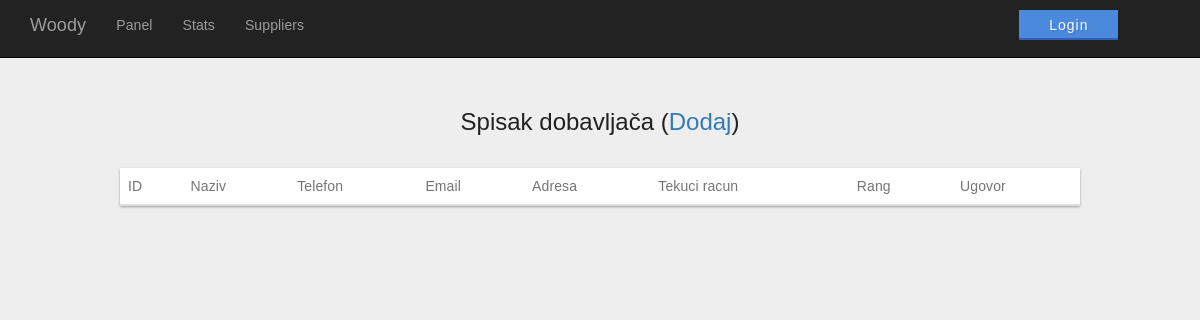
/managerSuppliers.php, run on an earlier commit of the app's database.
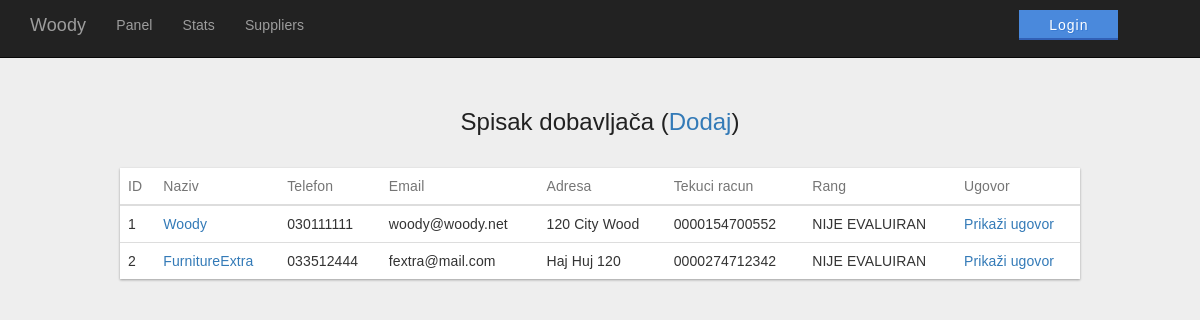
And on a later commit of the database.
### tables this page shows
CREATE TABLE IF NOT EXISTS `ugovor` (
  `UgovorID` int(11) NOT NULL AUTO_INCREMENT,
  `DobavljacID` int(11) NOT NULL,
  `Path` varchar(255) NOT NULL,
  PRIMARY KEY (`UgovorID`),
  UNIQUE KEY `Path` (`Path`),
  KEY `DobavljacID` (`DobavljacID`)
);

CREATE TABLE IF NOT EXISTS `dobavljac` (
  `DobavljacID` int(11) NOT NULL AUTO_INCREMENT,
  `Naziv` varchar(100) NOT NULL,
  `Telefon` varchar(20) NOT NULL,
  `Email` varchar(100) NOT NULL,
  `Adresa` varchar(100) NOT NULL,
  `TekuciRacun` varchar(100) NOT NULL,
  `Opis` text NOT NULL,
  `Ocjena` decimal(10,0) NOT NULL,
  PRIMARY KEY (`DobavljacID`)
);

### managerSuppliers.php (the view, shortened to what this page needs)
<!DOCTYPE html>
<html lang="en">
<head>
    <link href="css/managerPanel.css" rel="stylesheet">
    <link href="css/bootstrap.min.css" rel="stylesheet">
    <link href="css/heroic-features.css" rel="stylesheet">
    <link rel="stylesheet" href="css/login.css">
  </head>
<body>
  <nav class="navbar navbar-inverse navbar-fixed-top" role="navigation">
      <div class="container">
          <div class="navbar-header">
              <a class="navbar-brand" href="#">Woody</a>
          </div>
          <div class="collapse navbar-collapse" id="bs-example-navbar-collapse-1">
              <ul class="nav navbar-nav">
                  <li>
                      <a href="managerPanel.php">Panel</a>
                  </li>
                  <li>
                      <a href="managerStats.php">Stats</a>
                  </li>
                  <li>
                      <a href="managerSuppliers.php">Suppliers</a>
                  </li>
                    <?php if (isset($_SESSION['username'])) { ?>
                    <li>
                        <div id="dummyy"></div>
                    </li>
                    <li>
                      <p id="welcomeuser">Welcome back, <?= $_SESSION['username']; ?>!</p><br>
                    </li>
                    <li>
                      <button type="button" class="buttonBluee"  onclick="location.href = 'logout.php';">Logout</button>
                    </li>
                    <?php } else { ?>
                    <li>
                        <div class="dummy"></div>
                    </li>
                    <li>
                      <button type="button" class="buttonBluee"  onclick="location.href = 'login.php';">Login</button>
                    </li>
                    <?php } ?>
              </ul>
          </div>
      </div>
  </nav>
<?php
  $db = InitBase();
  $statement = $db->prepare("SELECT a.DobavljacID, a.Naziv, a.Telefon, a.Email, a.Adresa, a.TekuciRacun, a.Ocjena, b.Path FROM dobavljac a,
  ugovor b WHERE a.DobavljacID = b.DobavljacID");
  $statement->execute();
 ?>
<div id="demo">
  <h1>Spisak dobavljača (<a href="addSupplier.php">Dodaj</a>)</h1>
  <br>
  <div class="table-responsive-vertical shadow-z-1">
  <table id="table" class="table table-hover table-mc-light-blue">
      <thead>
        <tr>
          <th>ID</th>
          <th>Naziv</th>
          <th>Telefon</th>
          <th>Email</th>
          <th>Adresa</th>
          <th>Tekuci racun</th>
          <th>Rang</th>
          <th>Ugovor</th>
        </tr>
      </thead>
      <tbody>
        <?php
          $rang = "";
          while ($u = $statement->fetch(PDO::FETCH_ASSOC))
          {
            if ($u["Ocjena"]<=3 && $u["Ocjena"]>=1)
              $rang = "USLOVNI DOBAVLJAČ";
            else if ($u["Ocjena"]<=7 && $u["Ocjena"]>=4)
              $rang = "APPROVED DOBAVLJAČ";
            else if ($u["Ocjena"]<=10 && $u["Ocjena"]>=8)
              $rang = "POUZDAN DOBAVLJAČ";
            else
              $rang = "NIJE EVALUIRAN";
        ?>
              <tr>
                <td data-title="ID"><?php echo $u["DobavljacID"]?></td>
                <?php
                print '<td data-title="Naziv"><a href="evaluateSupplier.php?suppId='.urldecode($u["DobavljacID"]).'&suppName='.urldecode($u["Naziv"]).'">'.$u["Naziv"].'</a></td>'
                ?>
                <td data-title="Telefon"><?php echo $u["Telefon"]?></td>
                <td data-title="Email"><?php echo $u["Email"]?></td>
                <td data-title="Adresa"><?php echo $u["Adresa"]?></td>
                <td data-title="TekuciRacun"><?php echo $u["TekuciRacun"]?></td>
                <td data-title="Rang"><?php echo $rang?></td>
                <td data-title="Ugovor"><a href='<?php echo $u["Path"];?>' target='_blank'>Prikaži ugovor</a></td>
              </tr>
        <?php
          }
        ?>
      </tbody>
    </table>
  </div>
</div>
</body>
</html>

### css/managerPanel.css (style rules this page uses)
*, *:after, *:before { -webkit-box-sizing: border-box; -moz-box-sizing: border-box; box-sizing: border-box; }
html, body { position: relative; min-height: 100%; height: 100%; }
html { position: relative; overflow-x: hidden; margin: 16px; padding: 0; min-height: 100%; font-size: 62.5%; }
body { font-family: 'RobotoDraft', 'Roboto', 'Helvetica Neue, Helvetica, Arial', sans-serif; font-style: normal; font-weight: 300; font-size: 1.4rem; line-height: 2rem; letter-spacing: 0.01rem; color: #212121; background-color: #f5f5f5; -webkit-font-smoothing: antialiased; -moz-osx-font-smoothing: grayscale; text-rendering: optimizeLegibility; }
#demo { margin: 20px auto; max-width: 960px; }
#demo h1 { font-size: 2.4rem; line-height: 3.2rem; letter-spacing: 0; font-weight: 300; color: #212121; text-transform: inherit; margin-bottom: 1rem; text-align: center; }
.shadow-z-1 { -webkit-box-shadow: 0 1px 3px 0 rgba(0, 0, 0, 0.12), 0 1px 2px 0 rgba(0, 0, 0, 0.24); -moz-box-shadow: 0 1px 3px 0 rgba(0, 0, 0, 0.12), 0 1px 2px 0 rgba(0, 0, 0, 0.24); box-shadow: 0 1px 3px 0 rgba(0, 0, 0, 0.12), 0 1px 2px 0 rgba(0, 0, 0, 0.24); }
.table { width: 100%; max-width: 100%; margin-bottom: 2rem; background-color: #fff; }
.table > thead > tr, .table > tbody > tr, .table > tfoot > tr { -webkit-transition: all 0.3s ease; -o-transition: all 0.3s ease; transition: all 0.3s ease; }
.table > thead > tr > th, .table > tbody > tr > th, .table > tfoot > tr > th, .table > thead > tr > td, .table > tbody > tr > td, .table > tfoot > tr > td { text-align: left; padding: 1.6rem; vertical-align: top; border-top: 0; -webkit-transition: all 0.3s ease; -o-transition: all 0.3s ease; transition: all 0.3s ease; }
.table > thead > tr > th { font-weight: 400; color: #757575; vertical-align: bottom; border-bottom: 1px solid rgba(0, 0, 0, 0.12); }
.table > caption + thead > tr:first-child > th, .table > colgroup + thead > tr:first-child > th, .table > thead:first-child > tr:first-child > th, .table > caption + thead > tr:first-child > td, .table > colgroup + thead > tr:first-child > td, .table > thead:first-child > tr:first-child > td { border-top: 0; }

### css/heroic-features.css (style rules this page uses)
body { padding-top: 70px; }

### css/login.css (style rules this page uses)
* { box-sizing:border-box; }
body { font-family: Helvetica; background: #eee; -webkit-font-smoothing: antialiased; }
h1, h3 { font-weight: 300; }
h1 { color: #636363; }
.dummy { background: transparent; border: 0; margin: .6em 0 1em 0; position: relative; display: inline-block; height: 30px; width: 700px; padding: 5px 30px; }
.buttonBluee { background: #4a89dc; border: 0; -webkit-font-smoothing: antialiased; border-bottom: 2px solid #3160B6; text-align: center; letter-spacing: 1px; vertical-align: middle; color: #fff; margin: .7em 0 1em 0; text-shadow: 1px 1px 0 rgba(39, 110, 204, .5); position: relative; display: inline-block; font-size: 14px; line-height: 20px; height: 30px; width: 100%; padding: 5px 30px; }

What changed in the data, as far as the page shows it:
added ugovor: DobavljacID.DobavljacID "1", DobavljacID.Naziv "Woody", DobavljacID.Telefon "030111111", DobavljacID.Email "woody@woody.net", DobavljacID.Adresa "120 City Wood", DobavljacID.TekuciRacun "0000154700552", DobavljacID.Ocjena "NIJE EVALUIRAN"
added ugovor: DobavljacID.DobavljacID "2", DobavljacID.Naziv "FurnitureExtra", DobavljacID.Telefon "033512444", DobavljacID.Email "fextra@mail.com", DobavljacID.Adresa "Haj Huj 120", DobavljacID.TekuciRacun "0000274712342", DobavljacID.Ocjena "NIJE EVALUIRAN"
